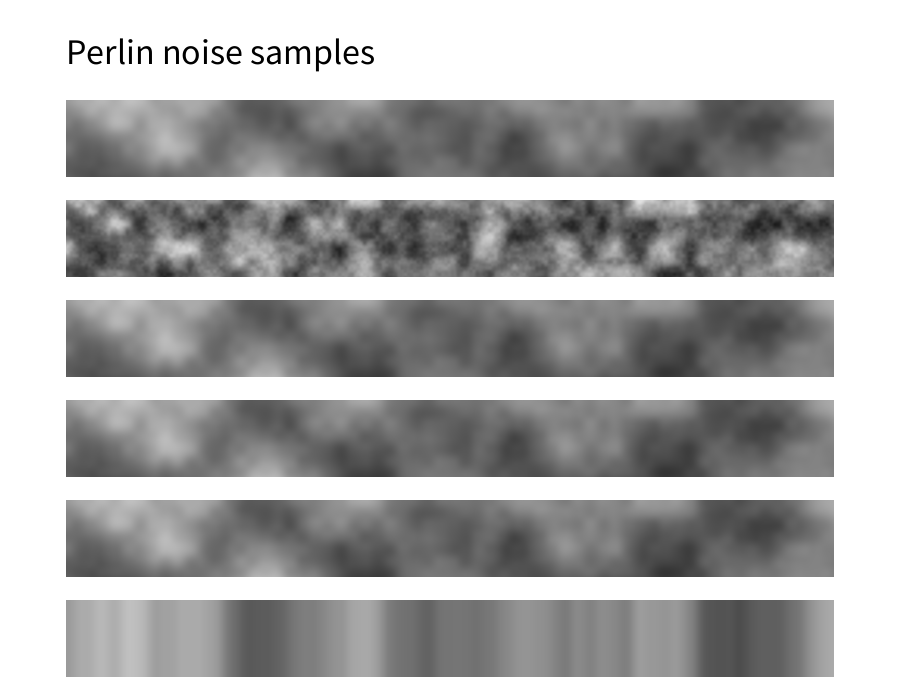
Frame 1 (no input)
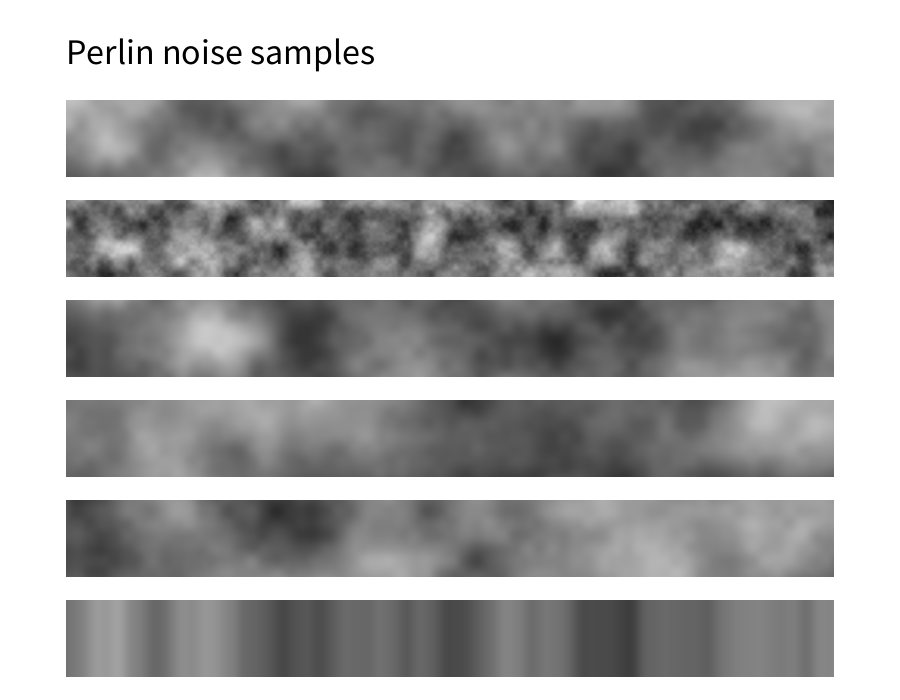
Frame 60 (the mouse pressed at the canvas centre just before this capture)
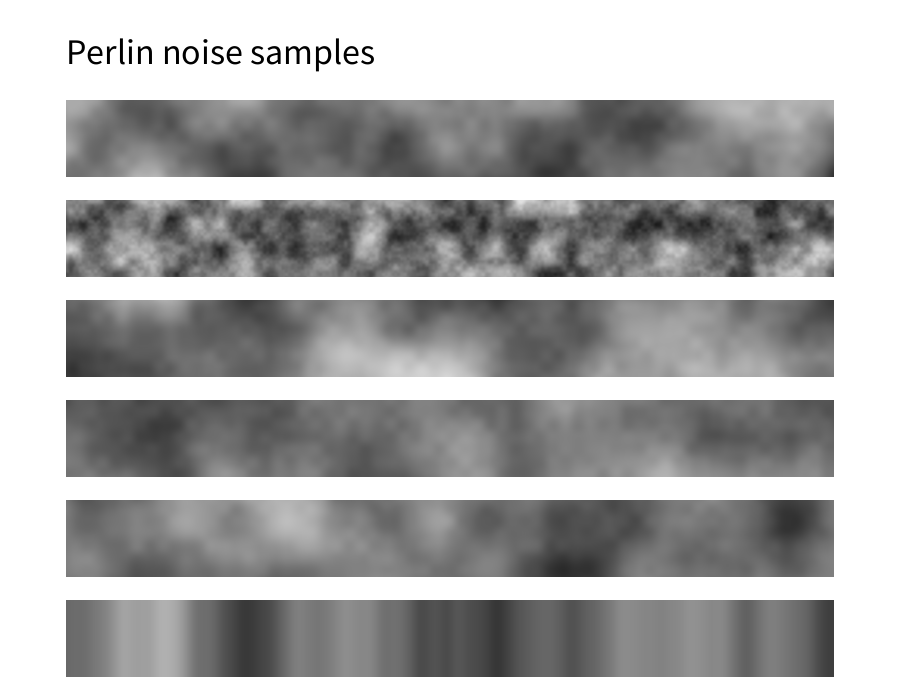
Frame 120 (the mouse held since frame 60 and released just before this capture)

The Processing sketch that drew these frames (run headless with seeded random() and noise(); from frame 60 on, the mouse is pressed at the canvas centre):

// Processing sketch: noise_2D
// ── noise_2D.pde
int w = 768;
int h = 77;

void setup(){
  size(900,700);
  background(255);
};

float time = 0;
float time2 = 0;
float time3 = 0;
float time4 = 0;
float time5 = 0;
float time6 = 0;

void draw(){
  background(255);

  int posX = (width - 768) / 2;
  int posY = 100;
  
  fill(0);
  textSize(36);
  text("Perlin noise samples", posX, posY - 36);
  
  time = drawNoise2D(posX, posY, 0.01, time);
  
  posY += 100;
  
  time2 = drawNoise2D(posX, posY, 0.04, time2+0.03);
  
  posY += 100;
  time3 = drawNoise2DBoth(posX, posY, 0.01, time3);
  
  posY += 100;
  time4 = drawNoise3D(posX, posY, 0.01, time4);
  
  posY += 100;
  time5 = drawNoise3DMove(posX, posY, 0.01, time5);
  
  posY += 100;
  time6 = drawNoise1D(posX, posY, 0.01, time6);
};

// ── draw_noise_1d.pde
float drawNoise1D(int posX, int posY, float step, float time){
  
  float dx = 0;
  
  for(int col=0; col<w; col++){
    float dy = 0;
    dx += step;
    
    for(int row=0; row<h; row++){
      dy += step;
      
      int x = col + posX;
      int y = row + posY;
      
      float n = noise(time, dx+time) * 255;
      set(x,y,color(n));     
    }
  }
  
  return time += 0.01;
};

// ── draw_noise_2d.pde
float drawNoise2D(int posX, int posY, float step, float time){
  
  float dx = 0;
  
  for(int col=0; col<w; col++){
    float dy = 0;
    dx += step;
    
    for(int row=0; row<h; row++){
      dy += step;
      
      int x = col + posX;
      int y = row + posY;
      
      float n = noise(dy, dx + time) * 255;
      set(x,y,color(n));     
    }
  }
  
  return time += 0.01;
};

float drawNoise2DBoth(int posX, int posY, float step, float time){
  
  float dx = 0;
  
  for(int col=0; col<w; col++){
    float dy = 0;
    dx += step;
    
    for(int row=0; row<h; row++){
      dy += step;
      
      int x = col + posX;
      int y = row + posY;
      
      float n = noise(dy + time, dx + time) * 255;
      set(x,y,color(n));     
    }
  }
  
  return time += 0.01;
};

// ── noise_3d_in_place.pde
float drawNoise3D(int posX, int posY, float step, float time){
  
  float dx = 0;
  
  for(int col=0; col<w; col++){
    float dy = 0;
    dx += step;
    
    for(int row=0; row<h; row++){
      dy += step;
      
      int x = col + posX;
      int y = row + posY;
      
      float n = noise(dy, dx, time) * 255;
      set(x,y,color(n));     
    }
  }
  
  return time += 0.02;
};

float drawNoise3DMove(int posX, int posY, float step, float time){
  
  float dx = 0;
  
  for(int col=0; col<w; col++){
    float dy = 0;
    dx += step;
    
    for(int row=0; row<h; row++){
      dy += step;
      
      int x = col + posX;
      int y = row + posY;
      
      float n = noise(dy+time/2, dx+time/2, time) * 255;
      set(x,y,color(n));     
    }
  }
  
  return time += 0.03;
};
